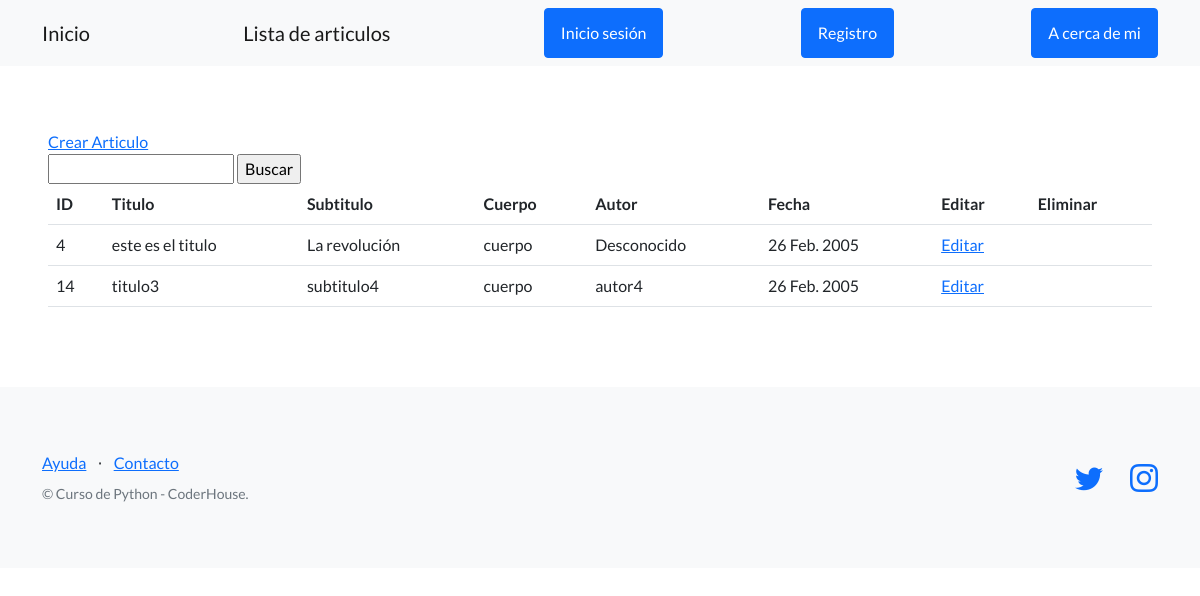
Screenshot of /info/articulos/ with the database file from the repository.
### articulos/models.py (models this page shows, shortened)
class Articulo(models.Model):
    titulo = models.CharField(max_length=164)
    subtitulo = models.CharField(max_length=164)
    cuerpo = models.CharField(max_length=254)
    autor = models.CharField(max_length=164)
    fecha = models.DateField()
    creador = models.ForeignKey(User, on_delete=models.SET_NULL, null=True)

### articulos/views.py (the view)
# urls.py: path('articulos/', listar_articulos, name="lista_articulos"),
def listar_articulos(request):
    contexto = {
        "articulos": Articulo.objects.all()
    }
    http_response = render(
        request=request,
        template_name='articulos/lista_articulos.html',
        context=contexto,
    )
    return http_response

### articulos/templates/articulos/lista_articulos.html (shortened to what this page needs)
{% extends "articulos/base.html" %}
{% block contenido %}
<section>
    <a href="{% url 'crear_articulos' %}">Crear Articulo</a>
    <form action="{% url 'buscar_articulos' %}" method="post">
        <input type="text" name="busqueda">
        <input type="submit" value="Buscar">
    </form>
    <table class="table">
        <tbody>
            <tr>
                <th>ID</th>
                <th>Titulo</th>
                <th>Subtitulo</th>
                <th>Cuerpo</th>
                <th>Autor</th>
                <th>Fecha</th>
                <th>Editar</th>
                <th>Eliminar</th>
            </tr>
            {% for articulo in articulos %}
            <tr>
                <td>{{ articulo.id }}</td>
                <td>{{ articulo.titulo }}</td>
                <td>{{ articulo.subtitulo }}</td>
                <td>{{ articulo.cuerpo }}</td>
                <td>{{ articulo.autor }}</td>
                <td>{{ articulo.fecha }}</td>
                <td>
                    <a href="{% url 'editar_articulos' articulo.id %}">Editar</a>
                </td>
                <td>
                </td>
            </tr>
            {% endfor %}
        </tbody>
    </table>
</section>
{% endblock contenido %}

### rows the page displays
Articulo: id "4", titulo "este es el titulo", subtitulo "La revolución", cuerpo "cuerpo", autor "Desconocido", fecha "26 Feb. 2005"
Articulo: id "14", titulo "titulo3", subtitulo "subtitulo4", cuerpo "cuerpo", autor "autor4", fecha "26 Feb. 2005"
